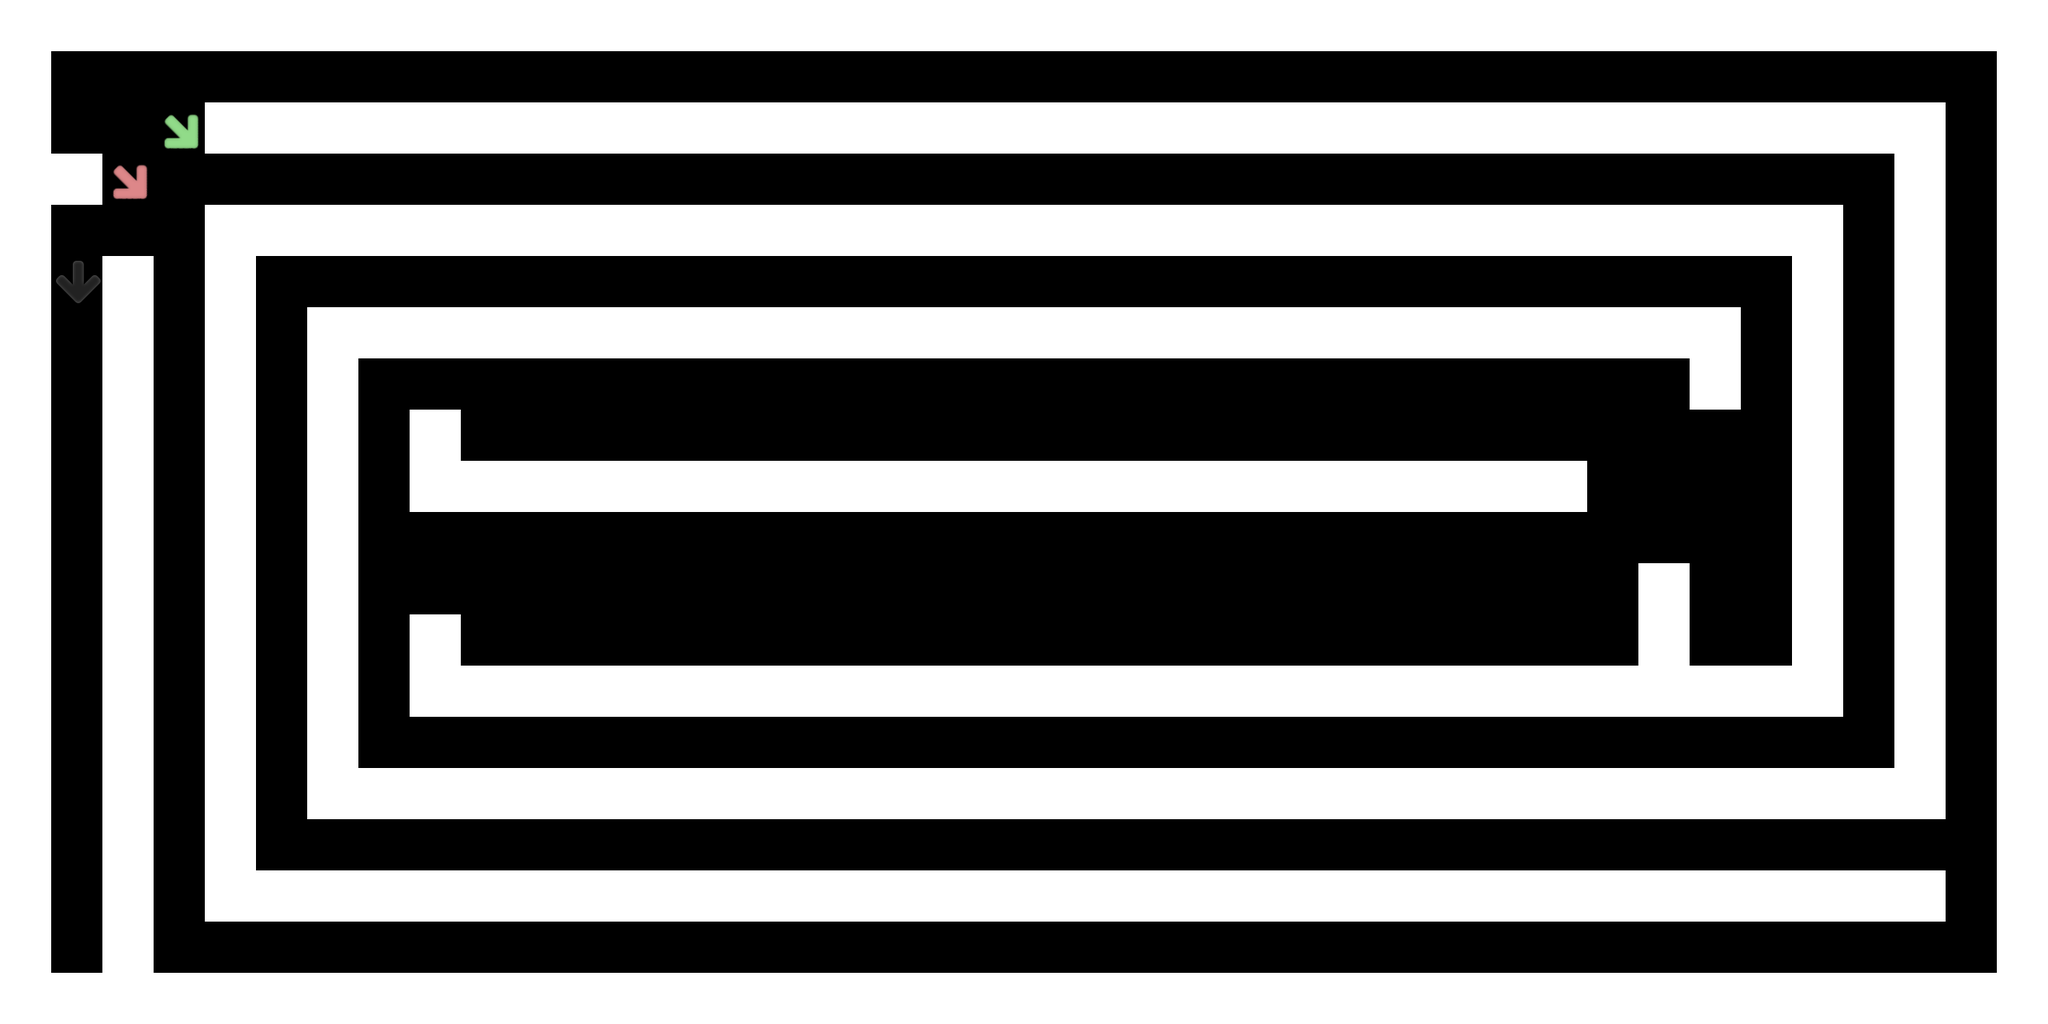

This is a level from a 2D game, rendered from its Tiled map with the project's own tilesets. A one-line summary and the map file follow, with tile-layer data summarised:
An orthogonal 40x20 tile map with 64x64 px tiles, 2 tile layers (background, collision).

<map version="1.0" orientation="orthogonal" width="40" height="20" tilewidth="64" tileheight="64">
 <tileset firstgid="1" name="tiles" tilewidth="64" tileheight="64">
  <image source="../images/tiles.png" width="192" height="256" />
 </tileset>
 <layer name="background" width="40" height="20">
  <data>[800 cells, 390 non-empty, 4 distinct tile ids]</data>
 </layer>
 <layer name="collision" width="40" height="20">
  <data>[800 cells, 387 non-empty, 1 distinct tile ids]</data>
 </layer>
</map>
